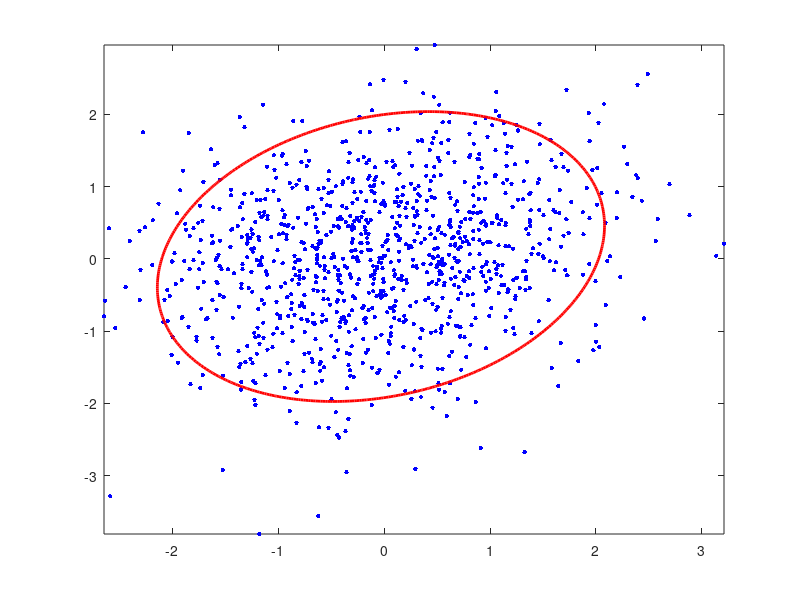

This figure's MATLAB source:
function coor=covariance_ellipse(Y,std_devs,dot_size,dot_color,line_color,line_width)
%% Draws covariance ellipse around 2-dimensional set of points - by EV
%% INPUTS (REQUIRED):
%% Y - 2-dimensional points - n x 2
%% std_devs - how many standard deviatons should the contour cover (default 3 --- 99% of probability mass)
%% INPUTS (OPTIONAL):
%% dot_size - size of dots
%% dot_color - color of dots
%% line_color - color of contour line
%% line_width - color of contour line
%% OUTPUT:
%% figure with dots and covariance ellipse superimposed
%% coor - coordinates of contour line (2 X K) - 1st row is x coordinate, 2nd row is y coordinate
%% by E.V.

if nargin<2
    Y=mvnrnd([0;0],[1 0.2;0.2 1],1000); %% demo points
    std_devs=3; %% 3 standard deviations contour
end

if nargin<3
    dot_size=10;
    dot_color='b';
    line_color='r';
    line_width=2;
end

%%sample grid that covers the range of points
x1 = linspace(min(Y(:,1)),max(Y(:,1)),256); 
x2 = linspace(min(Y(:,2)),max(Y(:,2)),256);
[X1,X2] = meshgrid(x1,x2);
X = [X1(:) X2(:)]; 

%% compute mean and covariance of sample points
mu=mean(Y,1);
sigma=cov(Y);

%% estimate probability contour at grid locations
y = mvnpdf(X,mu,sigma*std_devs);
y = reshape(y,length(x2),length(x1));

%% plot original dots
plot(Y(:,1),Y(:,2),'.','MarkerSize',dot_size,'MarkerEdgeColor',dot_color);
hold on
M=contour(x1,x2,y,1,'LineColor',line_color,'LineWidth',line_width);
coor=M(:,2:end);
hold off
end